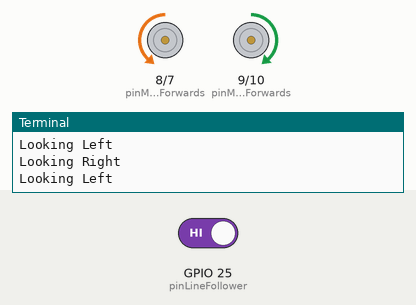
A program run on a simulated Raspberry Pi (BCM pin numbers). Parts: motor-driver pin pairs drawn as motors (green arrow = first pin HIGH = forward, orange = second pin HIGH = backward, longer = more drive), the last lines printed to the terminal. Inputs (shaded band) come from the test bench; at power-on: GPIO 25 (pinLineFollower) HIGH. The clock reads 2024-03-15 10:24:30 at power-on unless the program sets it. At 6.6 s the program stops and its outputs stay as they are.

Above: at 1.2 s.
1.3 s: GPIO 25 (pinLineFollower) driven LOW
At 2.5 s:
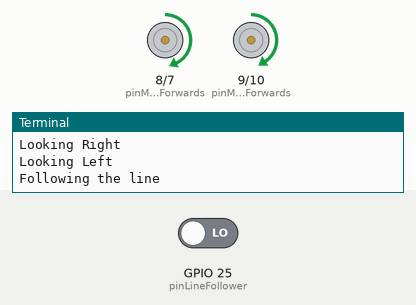
2.8 s: GPIO 25 (pinLineFollower) driven HIGH
At 5.1 s:
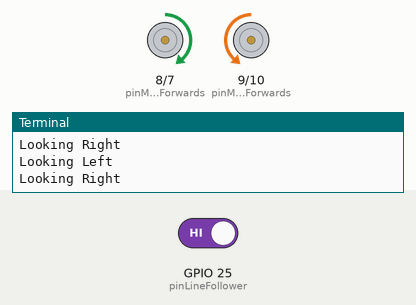
At 7.7 s:
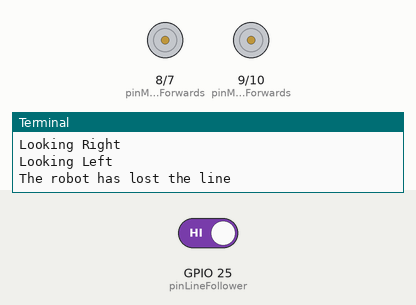
Timing chart, 0 to 8.1 s (numbered marks = the images above; inputs shaded):
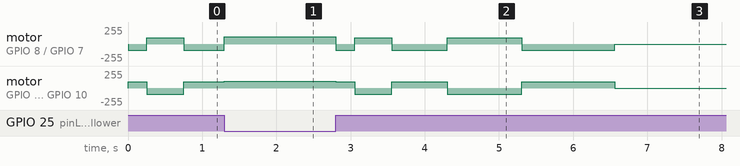

The program:

8-linefollower.py
```python
#CamJam EduKit 3 - Robotics
#worksheet 4 - Driving and Turning

import RPi.GPIO as GPIO # import the GPIO library
import time # import the time library

# set the GPIO modes
GPIO.setmode(GPIO.BCM)
GPIO.setwarnings(False)

# set variable for the GPIO motor pins
pinMotorAForwards = 9
pinMotorABackwards = 10
pinMotorBForwards = 8
pinMotorBBackwards = 7

# Set variables for the line detector GPIO pin
pinLineFollower = 25
# How many times to turn the pin on and off each second
Frequency = 20
# How long the pin stays on each cycle, as a percent (here, it's 30%)
DutyCycleA = 40
DutyCycleB = 43
DutyCycle = 90
DutyCycleSlow = 37
# Setting the duty cycle to zero means the motors will not turn
Stop = 0

# Set the GPIO Pin mode
GPIO.setup(pinMotorAForwards, GPIO.OUT)
GPIO.setup(pinMotorABackwards,GPIO.OUT)
GPIO.setup(pinMotorBForwards, GPIO.OUT)
GPIO.setup(pinMotorBBackwards, GPIO.OUT)

# Set the pinLineFollower pin as an input so its value can be read
GPIO.setup(pinLineFollower, GPIO.IN)

# Set the GPIO to software PWM at 'Frequency' Hertz
pwmMotorAForwards = GPIO.PWM(pinMotorAForwards, Frequency)
pwmMotorABackwards = GPIO.PWM(pinMotorABackwards, Frequency)
pwmMotorBForwards = GPIO.PWM(pinMotorBForwards, Frequency)
pwmMotorBBackwards = GPIO.PWM(pinMotorBBackwards, Frequency)

# Start the software PWM with a duty cycle of 0 (i.e not moving)
pwmMotorAForwards.start(Stop)
pwmMotorABackwards.start(Stop)
pwmMotorBForwards.start(Stop)
pwmMotorBBackwards.start(Stop)

# Turn all motors off
def StopMotors():
    pwmMotorAForwards.ChangeDutyCycle(Stop)
    pwmMotorABackwards.ChangeDutyCycle(Stop)
    pwmMotorBForwards.ChangeDutyCycle(Stop)
    pwmMotorBBackwards.ChangeDutyCycle(Stop)

# Turn both motors forward
def Forwards():
    pwmMotorAForwards.ChangeDutyCycle(DutyCycleA)
    pwmMotorABackwards.ChangeDutyCycle(Stop)
    pwmMotorBForwards.ChangeDutyCycle(DutyCycleB)
    pwmMotorBBackwards.ChangeDutyCycle(Stop)

# Turn both motors backwards
def Backwards():
    pwmMotorAForwards.ChangeDutyCycle(Stop)
    pwmMotorABackwards.ChangeDutyCycle(DutyCycleA)
    pwmMotorBForwards.ChangeDutyCycle(Stop)
    pwmMotorBBackwards.ChangeDutyCycle(DutyCycleB)

# pivot Left
def PivotLeft():
    pwmMotorAForwards.ChangeDutyCycle(DutyCycleSlow)
    pwmMotorABackwards.ChangeDutyCycle(Stop)
    pwmMotorBForwards.ChangeDutyCycle(Stop)
    pwmMotorBBackwards.ChangeDutyCycle(DutyCycleSlow)
# pivot Right
def PivotRight():
    pwmMotorAForwards.ChangeDutyCycle(Stop)
    pwmMotorABackwards.ChangeDutyCycle(DutyCycleSlow)
    pwmMotorBForwards.ChangeDutyCycle(DutyCycleSlow)
    pwmMotorBBackwards.ChangeDutyCycle(Stop)

# turn Left
def TurnLeft():
    pwmMotorAForwards.ChangeDutyCycle(DutyCycle)
    pwmMotorABackwards.ChangeDutyCycle(Stop)
    pwmMotorBForwards.ChangeDutyCycle(Stop)
    pwmMotorBBackwards.ChangeDutyCycle(Stop)

# Turn Right
def TurnRight():
    pwmMotorAForwards.ChangeDutyCycle(Stop)
    pwmMotorABackwards.ChangeDutyCycle(Stop)
    pwmMotorBForwards.ChangeDutyCycle(DutyCycle)
    pwmMotorBBackwards.ChangeDutyCycle(Stop)

# Return True if the line detector is over a black line
def IsOverBlack():
    if GPIO.input(pinLineFollower) == 0:
        return True
    else:
        return False

# search for the black line
def SeekLine():
    print('Seeking the line')

    # The direction the robot will turn - True = Left
    Direction = True

    SeekSize = 0.25 # Turn for 0.25s
    SeekCount = 1 # A count of times the robot has looked for the line
    MaxSeekCount = 5 # The maximum time to seek the line in one direction

    # Turn the robot left and right until it finds the line
    # Or it has been searched for long enough
    while SeekCount <= MaxSeekCount:
        # Set the seek time
        SeekTime = SeekSize * SeekCount

        # Start the motors turning in a direction
        if Direction:
            print('Looking Left')
            PivotLeft()
        else:
            print('Looking Right')
            PivotRight()

        # Start the time it is now
        StartTime = time.time()

        # While the robot is turning for SeekTime seconds,
        # check to see whether the line detector is over black
        while time.time()-StartTime <= SeekTime:
            if IsOverBlack():
                StopMotors()
                # Exit the SeekLine() function returnng
                # True - the line was found
                return True

        # The robot has not found the black line yet, so stop
        StopMotors()
        # Increase the seek count
        SeekCount += 1
        # Change the direction
        Direction = not Direction
    # The line wasn't found, so return False
    return False

try:
    # repeat the next indented block forever
    print('Following the line')
    while True:
        # If the sensor is low (=0), it's above the black line
        if IsOverBlack():
            Forwards()
        # if not (else), print the following
        else:
            StopMotors()
            if SeekLine() == False:
                print('The robot has lost the line')
                exit()
            else:
                print('Following the line')

# If you press CTRL+C, cleanup and stop
except KeyboardInterrupt:
    GPIO.cleanup()
```
